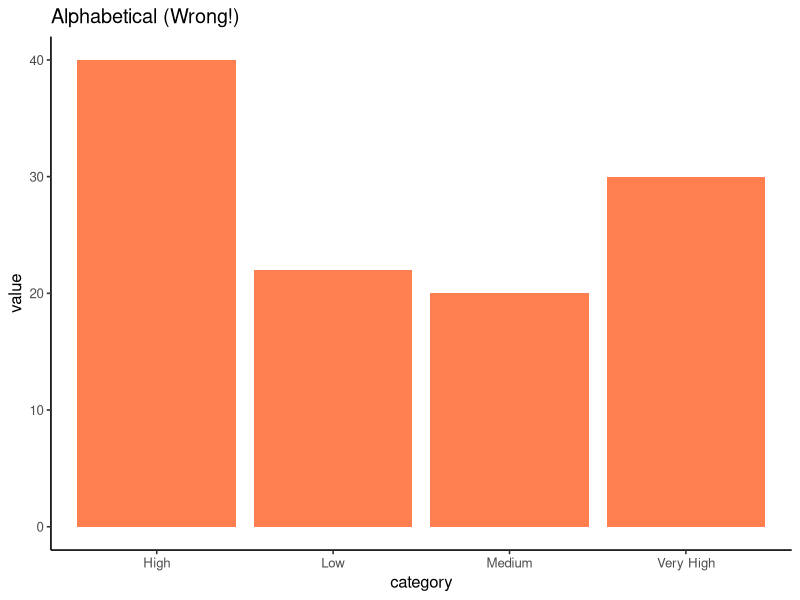
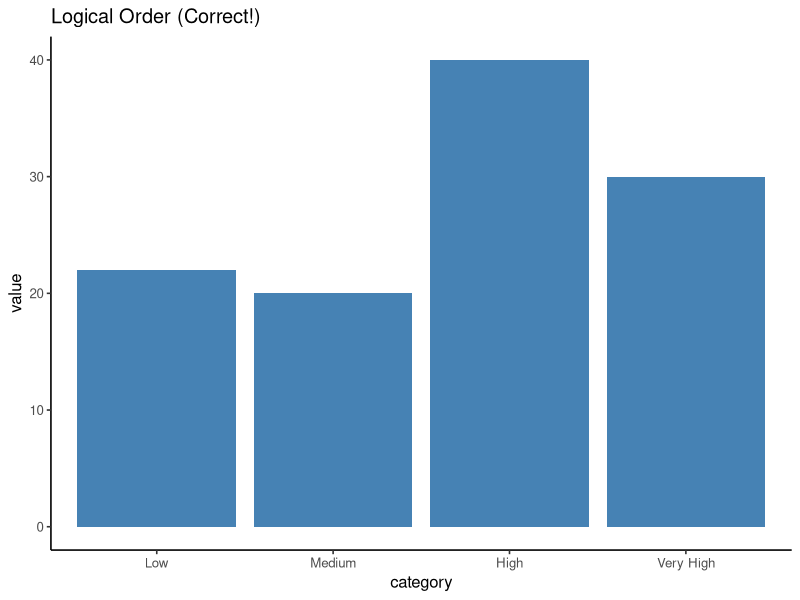
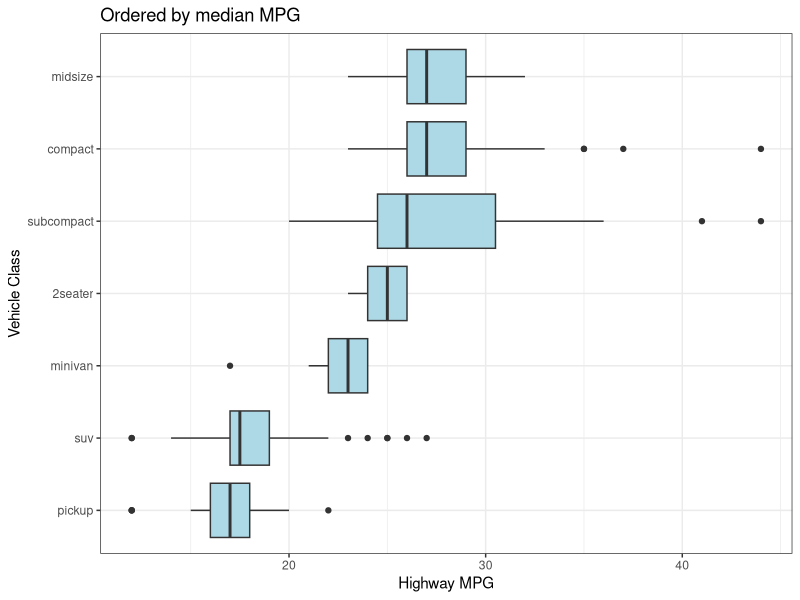
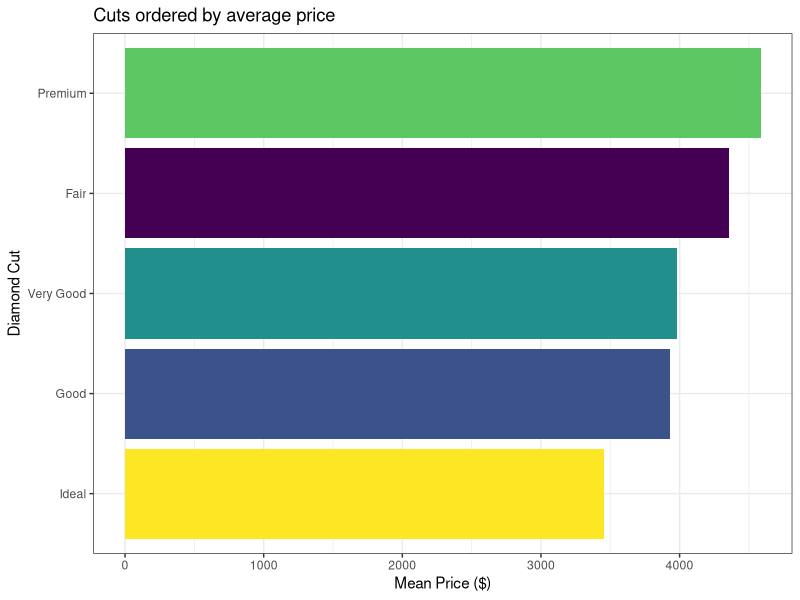
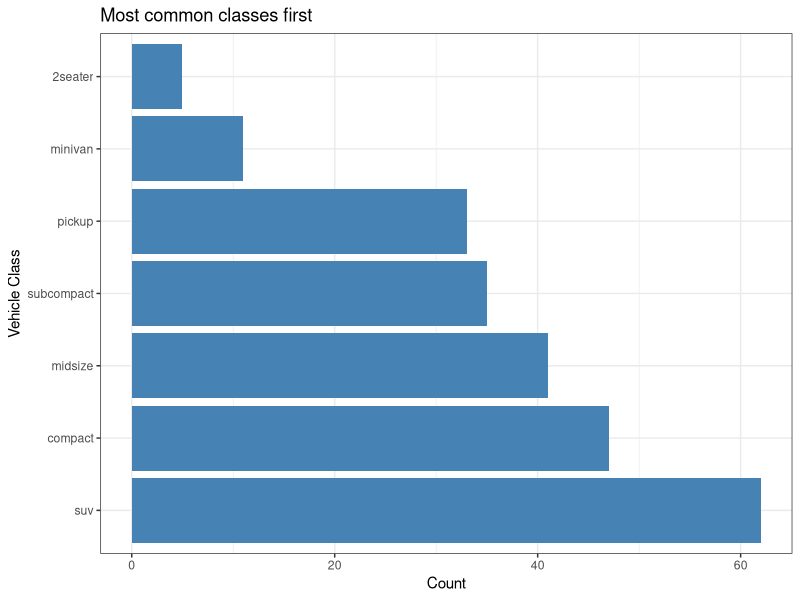
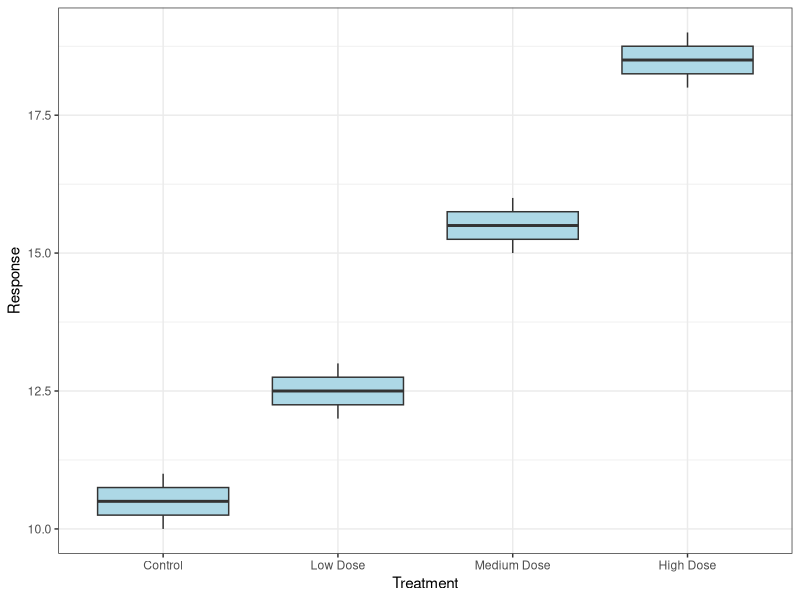
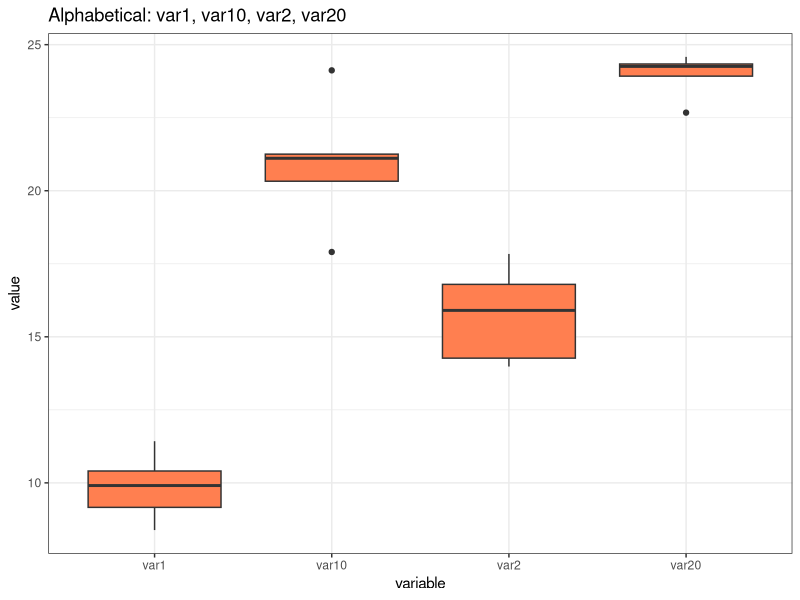
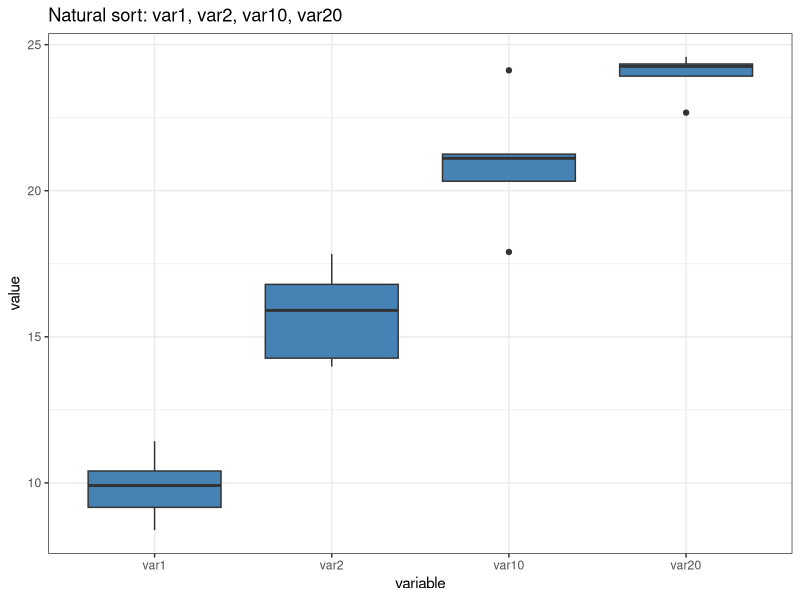

Source code (R) for these figures, in order:
## ---- chunk 1
#| label: setup-factors
#| echo: false
#| eval: true
#| message: false

library(ggplot2)
library(dplyr)
library(forcats)

# Set default theme for all plots
theme_set(theme_bw())
## ---- chunk 2
#| label: factors-problem-alphabetical
#| echo: true
#| eval: true

# Create data with logical categories
category_df <- data.frame(
  category = c("Low", "Medium", "High", "Very High", "Low", "High"),
  value = c(10, 20, 15, 30, 12, 25)
)

# R defaults to alphabetical!
p1 <- ggplot(category_df, aes(x = category, y = value)) +
  geom_col(fill = "coral") +
  theme_classic(base_size = 12) +
  labs(title = "Alphabetical (Wrong!)")
## ---- chunk 3
#| label: factors-solution-ordered
#| echo: true
#| eval: true

# Specify levels explicitly
category_df$category <- factor(category_df$category,
                       levels = c("Low", "Medium", "High", "Very High"))

# Now plots use logical order!
p2 <- ggplot(category_df, aes(x = category, y = value)) +
  geom_col(fill = "steelblue") +
  theme_classic(base_size = 12) +
  labs(title = "Logical Order (Correct!)")
## ---- chunk 4
#| label: factors-problem-plot
#| echo: false
#| eval: true
#| fig-width: 5
#| fig-height: 3.5

p1
## ---- chunk 5
#| label: factors-solution-plot
#| echo: false
#| eval: true
#| fig-width: 5
#| fig-height: 3.5

p2
## ---- chunk 6
#| label: factors-forcats-intro
#| echo: true
#| eval: true

library(forcats)

# Reorder car classes by median highway mpg
p <- mpg %>%
  ggplot(aes(x = fct_reorder(class, hwy, median),
             y = hwy)) +
  geom_boxplot(fill = "lightblue") +
  coord_flip() +
  labs(x = "Vehicle Class",
       y = "Highway MPG",
       title = "Ordered by median MPG")
## ---- chunk 7
#| label: factors-forcats-intro-plot
#| echo: false
#| eval: true
#| fig-width: 6
#| fig-height: 5

p
## ---- chunk 8
#| label: factors-fct-reorder
#| echo: true
#| eval: true

# Order diamond cuts by mean price
p <- diamonds %>%
  group_by(cut) %>%
  summarise(mean_price = mean(price)) %>%
  ggplot(aes(x = fct_reorder(cut, mean_price),
             y = mean_price,
             fill = cut)) +
  geom_col(show.legend = FALSE) +
  coord_flip() +
  labs(x = "Diamond Cut",
       y = "Mean Price ($)",
       title = "Cuts ordered by average price")
## ---- chunk 9
#| label: factors-fct-reorder-plot
#| echo: false
#| eval: true
#| fig-width: 6
#| fig-height: 5

p
## ---- chunk 10
#| label: factors-fct-infreq
#| echo: true
#| eval: true

# Order by how common each vehicle class is
p <- ggplot(mpg,
            aes(x = fct_infreq(class))) +
  geom_bar(fill = "steelblue") +
  coord_flip() +
  labs(x = "Vehicle Class",
       y = "Count",
       title = "Most common classes first")
## ---- chunk 11
#| label: factors-fct-infreq-plot
#| echo: false
#| eval: true
#| fig-width: 6
#| fig-height: 5

p
## ---- chunk 12
#| label: factors-fct-inorder
#| echo: true
#| eval: true

# Create data with specific order
treatment_data <- data.frame(
  treatment = c("Control", "Low Dose",
                "Medium Dose", "High Dose",
                "Control", "Low Dose",
                "Medium Dose", "High Dose"),
  response = c(10, 12, 15, 18,
               11, 13, 16, 19)
)

# Keep order as they appear in data
p <- ggplot(treatment_data,
       aes(x = fct_inorder(treatment),
           y = response)) +
  geom_boxplot(fill = "lightblue") +
  labs(x = "Treatment", y = "Response")
## ---- chunk 13
#| label: factors-fct-inorder-plot
#| echo: false
#| eval: true
#| fig-width: 6
#| fig-height: 5

p
## ---- chunk 14
#| label: factors-natural-sort-problem
#| echo: true
#| eval: true

# Create data with numbered variables
var_data <- data.frame(
  variable = rep(c("var1", "var2", "var10", "var20"), each = 5),
  value = rnorm(20, mean = rep(c(10, 15, 20, 25), each = 5), sd = 2)
)

# Alphabetical order: var1, var10, var2, var20 (wrong!)
p <- ggplot(var_data, aes(x = variable, y = value)) +
  geom_boxplot(fill = "coral") +
  labs(title = "Alphabetical: var1, var10, var2, var20")
## ---- chunk 15
#| label: factors-natural-sort-problem-plot
#| echo: false
#| eval: true
#| fig-width: 6
#| fig-height: 5

p
## ---- chunk 16
#| label: factors-natural-sort-solution
#| echo: true
#| eval: true

# Use gtools::mixedsort() for natural/alphanumeric sorting
library(gtools)

var_data$variable <- factor(var_data$variable,
                            levels = mixedsort(unique(var_data$variable)))

# Natural order: var1, var2, var10, var20 (correct!)
p <- ggplot(var_data, aes(x = variable, y = value)) +
  geom_boxplot(fill = "steelblue") +
  labs(title = "Natural sort: var1, var2, var10, var20")
## ---- chunk 17
#| label: factors-natural-sort-solution-plot
#| echo: false
#| eval: true
#| fig-width: 6
#| fig-height: 5

p
## ---- chunk 18
#| label: factors-fct-rev
#| echo: true
#| eval: true

# Reverse the frequency order
p <- ggplot(mpg, aes(x = fct_rev(fct_infreq(class)))) +
  geom_bar(fill = "coral") +
  coord_flip() +
  labs(x = "Vehicle Class", y = "Count",
       title = "Least common classes first (reversed)")
## ---- chunk 19
#| label: factors-fct-rev-plot
#| echo: false
#| eval: true
#| fig-width: 6
#| fig-height: 5

p
## ---- chunk 20
#| label: factors-fct-relevel
#| echo: true
#| eval: true

# Move "Control" to front for treatment groups
treatment_data <- data.frame(
  treatment = c("Low Dose", "High Dose", "Control",
                "Medium Dose", "Low Dose", "Control"),
  response = c(12, 18, 10, 15, 13, 11)
)

p <- treatment_data %>%
  mutate(treatment = fct_relevel(treatment, "Control")) %>%
  ggplot(aes(treatment, response)) +
  geom_boxplot(fill = "lightblue") +
  labs(x = "Treatment", y = "Response")
## ---- chunk 21
#| label: factors-fct-relevel-plot
#| echo: false
#| eval: true
#| fig-width: 6
#| fig-height: 5

p
## ---- chunk 22
#| label: factors-facet-ordering
#| echo: true
#| eval: true

# Order facets by median highway mpg for each vehicle class
p <- mpg %>%
  filter(class %in% c("compact", "midsize", "suv")) %>%
  mutate(class = fct_reorder(class, hwy, median)) %>%
  ggplot(aes(x = displ, y = hwy)) +
  geom_point(color = "steelblue", alpha = 0.6) +
  facet_wrap(~class) +
  labs(x = "Engine Displacement (L)", y = "Highway MPG")
## ---- chunk 23
#| label: factors-facet-ordering-plot
#| echo: false
#| eval: true
#| fig-width: 6
#| fig-height: 5

p
## ---- chunk 24
#| label: factors-numeric-danger-1
#| echo: true
#| eval: true

# Original numeric data
doses <- c(10, 20, 50, 100, 200)
print(doses)
## ---- chunk 25
#| label: factors-numeric-danger-1b
#| echo: true
#| eval: true

# Convert to factor (common in data import!)
dose_factor <- factor(doses)
print(dose_factor)
## ---- chunk 26
#| label: factors-numeric-danger-1c
#| echo: true
#| eval: true

# Looks fine, right? But look at the internal structure:
str(dose_factor)
# Levels: "10" "100" "20" "200" "50" (alphabetical!)
## ---- chunk 27
#| label: factors-numeric-danger-2
#| echo: true
#| eval: true

# Try to convert back to numeric - WRONG!
as.numeric(dose_factor)
# Returns: 1 3 5 4 2 (NOT original!)
## ---- chunk 28
#| label: factors-numeric-danger-2b
#| echo: true
#| eval: true

# Correct way: convert via character
as.numeric(as.character(dose_factor))
# Returns: 10 20 50 100 200 (correct!)
## ---- chunk 29
#| label: factors-missing-levels-1
#| echo: true
#| eval: true

# Groups 1, 2, 4, 5 (group 3 doesn't exist in your data)
groups <- c(1, 2, 4, 5, 1, 2, 4, 5)
response <- c(10, 15, 25, 30, 11, 16, 24, 29)

data.frame(group = groups, response = response)
## ---- chunk 30
#| label: factors-missing-levels-2
#| echo: true
#| eval: true

# Convert to factor (happens during data import!)
groups_factor <- factor(groups)
str(groups_factor)
# Levels: "1" "2" "4" "5" - looks OK so far
## ---- chunk 31
#| label: factors-missing-levels-3
#| echo: true
#| eval: true

# Try to convert back - DATA CORRUPTION!
as.numeric(groups_factor)
# Returns: 1 2 3 4 1 2 3 4
# Your group 4 became 3!
# Your group 5 became 4!
## ---- chunk 32
#| label: factors-missing-levels-4
#| echo: true
#| eval: true

# Correct conversion
as.numeric(as.character(groups_factor))
# Returns: 1 2 4 5 1 2 4 5 (correct!)
## ---- chunk 33
#| label: factors-numeric-danger-reordered-setup
#| echo: true
#| eval: true

library(patchwork)

# Create data with doses as factors, reordered
dose_data <- data.frame(
  dose = factor(c(10, 20, 50, 100, 200)),
  response = c(5, 10, 25, 45, 80)
)

# Reorder by response (common operation!)
dose_data$dose_ordered <- fct_reorder(dose_data$dose, dose_data$response)
## ---- chunk 34
#| label: factors-numeric-danger-reordered-convert
#| echo: true
#| eval: true

# Now try to use it numerically - DISASTER!
dose_data$wrong_numeric <- as.numeric(dose_data$dose_ordered)
dose_data$correct_numeric <- as.numeric(as.character(dose_data$dose_ordered))

print(data.frame(
  dose_ordered = dose_data$dose_ordered,
  wrong = dose_data$wrong_numeric,
  correct = dose_data$correct_numeric
))
## ---- chunk 35
#| label: factors-numeric-danger-reordered-plot
#| echo: false
#| eval: true
#| fig-width: 11
#| fig-height: 4

# Show the disaster
p1 <- ggplot(dose_data, aes(x = wrong_numeric, y = response)) +
  geom_point(size = 3, color = "red") +
  geom_line() +
  labs(title = "WRONG: as.numeric(factor)",
       x = "as.numeric(dose_ordered)",
       y = "Response") +
  theme(plot.title = element_text(color = "red"))

p2 <- ggplot(dose_data, aes(x = correct_numeric, y = response)) +
  geom_point(size = 3, color = "darkgreen") +
  geom_line() +
  labs(title = "CORRECT: as.numeric(as.character(factor))",
       x = "Actual dose",
       y = "Response") +
  theme(plot.title = element_text(color = "darkgreen"))

p1 | p2
## ---- chunk 36
#| label: factors-function-ambiguity
#| echo: true
#| eval: true

# Numeric data stored as factor (very common!)
values <- factor(c("5", "10", "20", "50", "100"))

# Different functions treat it differently:
mean(values)  # NA! Can't compute mean of factor
## ---- chunk 37
#| label: factors-function-ambiguity-1b
#| echo: true
#| eval: true

# Some functions use underlying integers:
as.numeric(values)  # 1 2 3 4 5 (WRONG!)

# Some functions coerce to character first:
paste("Dose:", values)  # Works as expected
## ---- chunk 38
#| label: factors-function-ambiguity-2
#| echo: true
#| eval: true

# Statistical models
dose_factor <- factor(c(10, 20, 50, 100))
response <- c(5, 10, 25, 45)

# This will use factor integers (1,2,3,4), not doses!
wrong_model <- lm(response ~ as.numeric(dose_factor))
coef(wrong_model)
## ---- chunk 39
#| label: factors-function-ambiguity-3
#| echo: true
#| eval: true

# Correct approach
correct_model <- lm(response ~ as.numeric(as.character(dose_factor)))
coef(correct_model)

# The slope is completely different!
## ---- chunk 40
#| label: factors-numeric-bad-practice
#| echo: true
#| eval: true

# DON'T do this - ambiguous!
groups <- factor(c(1, 2, 4, 5))
str(groups)
# Are these numbers or categories?
## ---- chunk 41
#| label: factors-numeric-good-practice
#| echo: true
#| eval: true

# DO this - clearly categorical!
groups <- factor(c("Group_1", "Group_2",
                   "Group_4", "Group_5"))
str(groups)
# Obviously categories, safe!
## ---- chunk 42
#| label: factors-debugging
#| echo: true
#| eval: true

# Check current levels
levels(mtcars$cyl)

# Check level order
factor(mtcars$cyl) %>% levels()

# See factor structure
str(factor(mtcars$cyl))

# Convert to character if needed
mtcars$cyl_char <- as.character(mtcars$cyl)
